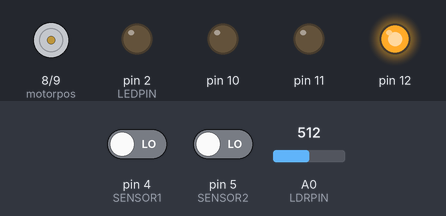
Recording of a sketch running on a simulated Arduino Uno, built with avr-gcc and run on an emulated ATmega328P. Parts: motor-driver pin pairs drawn as motors (green arrow = first pin HIGH = forward, orange = second pin HIGH = backward, longer = more drive), output pins drawn as LEDs (lit = HIGH). Inputs (shaded band) come from the test bench; at power-on: pin 4 (SENSOR1) LOW, pin 5 (SENSOR2) LOW, A0 (LDRPIN) = 512.

Above: at 1.2 s.
1.3 s: pin 4 (SENSOR1) driven HIGH
At 2.7 s:
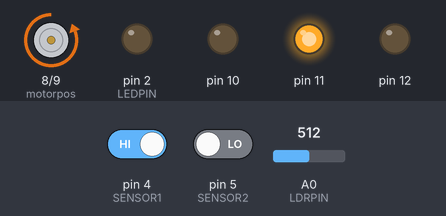
Timing chart, 0 to 4.3 s (numbered marks = the images above; inputs shaded):
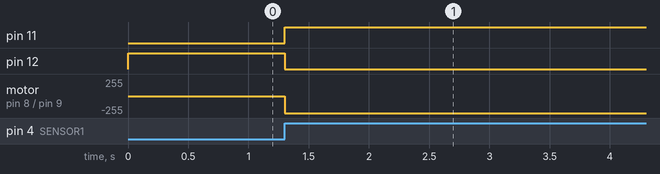

The sketch:

SourceA_1.0.ino
```cpp
/*States :
 Green : Under Process
 Red : Waiting for Order
 Orange : Waiting for Product to be placed*/

#define r 10 //red LED
#define g 11 //green LED
#define o 12 //orange LED
#define SENSOR1 4
#define SENSOR2 5
#define LDRPIN A0
#define LEDPIN 2
#define motorpos 8
#define motorneg 9
#define THRESHOLD 90
char state = r;
int ambientReading = analogRead(LDRPIN);
bool object=false;
void setup()
{
  pinMode(SENSOR1,INPUT);
  pinMode(SENSOR2,INPUT);
  pinMode(10,OUTPUT);
  pinMode(11,OUTPUT);
  pinMode(12,OUTPUT);
  pinMode(LDRPIN,INPUT);
  pinMode(LEDPIN,OUTPUT);
  pinMode(motorpos,OUTPUT);
  pinMode(motorneg,OUTPUT);
  Serial.begin(9600);
  digitalWrite(10,HIGH);
}

void loop()
{
 int  reading = analogRead(LDRPIN);
  int sensor1 = digitalRead(SENSOR1);
  int sensor2 = digitalRead(SENSOR2);
   // RED LED IS HIGH

  if((reading>ambientReading + THRESHOLD) && state == r)
  {
    state = o;
    digitalWrite(10,LOW);
    digitalWrite(12,HIGH);
  }
  if(sensor1==1 && state==r)
  {
    state=g;
    digitalWrite(10,LOW);
    digitalWrite(11,HIGH);
    digitalWrite(motorpos,LOW);
    digitalWrite(motorneg,HIGH);
  }
  if(sensor1 == 1 && state == o)
  {
    state = g;
    digitalWrite(10,LOW);
    digitalWrite(12,LOW);
    digitalWrite(11,HIGH);
    digitalWrite(motorpos,LOW);
    digitalWrite(motorneg,HIGH);
  }
  if(sensor2 == 1 && state == g && (reading<ambientReading + THRESHOLD))
  {

    digitalWrite(LEDPIN,HIGH);
    digitalWrite(motorpos,HIGH);
    digitalWrite(motorneg,HIGH);//STOP CONVEYOR
  }
  if(sensor2==1 && state==g &&(reading>ambientReading + THRESHOLD))
  {
    object=true;
    digitalWrite(motorpos,LOW);
    digitalWrite(motorneg,HIGH);
    digitalWrite(LEDPIN,LOW);
  }
// if(sensor1 ==0 && sensor2==0 && (reading>ambientReading + THRESHOLD) && state==g && object)
// {
//  digitalWrite(motorpos,HIGH);
//  digitalWrite(motorneg,HIGH);
// }
  if(sensor1 ==0 && sensor2==0 && (reading<ambientReading + THRESHOLD) && state==g && object)
  {

    digitalWrite(motorpos,HIGH);
    digitalWrite(motorneg,HIGH);//STOP CONVEYOR

    state=r;
    digitalWrite(10,HIGH);
    digitalWrite(11,LOW);
    object=false;
  }

//  if(sensor2 == LOW && state == g && reading>ambientReading + THRESHOLD)
//  {
//    digitalWrite(motorpos,LOW);
//  }
//  if(reading>ambientReading + THRESHOLD && state == g)
//  {
//    state = r;
//  }
}
```

Measured:
- after the input at 1.3 s, pin 11: LOW → HIGH at once; pin 12: HIGH → LOW at once; motor on pin 8 (motorpos) / pin 9 (motorneg): stopped → backward 255/255 at once
